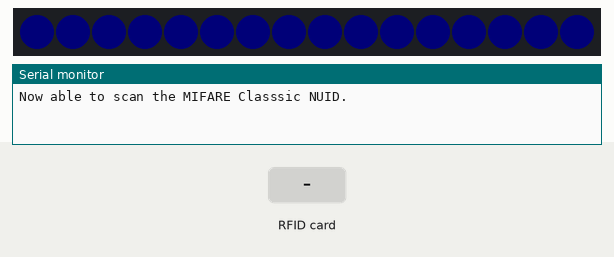
The sketch below on a simulated Arduino Uno, built with avr-gcc and run on an emulated ATmega328P. Shown: 16 RGB LEDs in strip order, left to right, the last lines printed to the serial monitor. The test bench sets the inputs (shaded band). Dim RGB values are drawn brighter than linear.

Above: at 1.0 s.
2.7 s: RFID card 90 FB 78 A2 held to the reader
At 2.78 s:
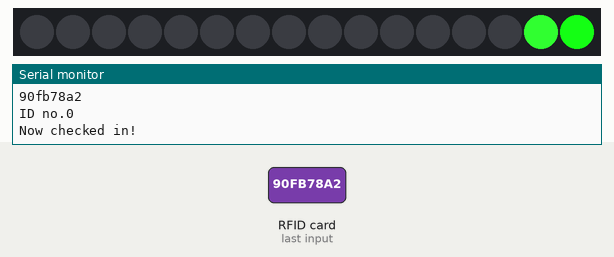
4.6 s: RFID card 5E 7A 19 C4 held to the reader
At 5.13 s:
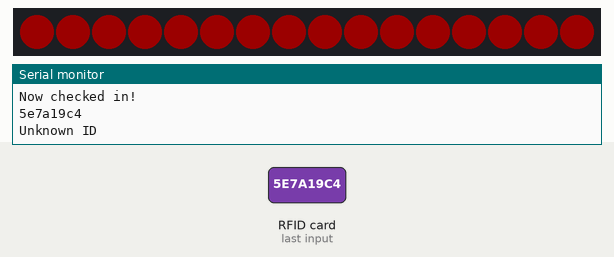
7.6 s: RFID card 90 FB 78 A2 held to the reader
At 8.21 s:
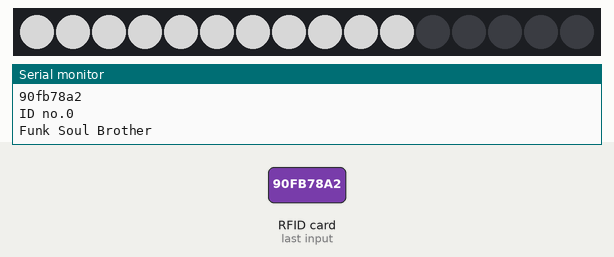
10.6 s: RFID card 3E A8 82 B9 held to the reader
At 13.1 s:
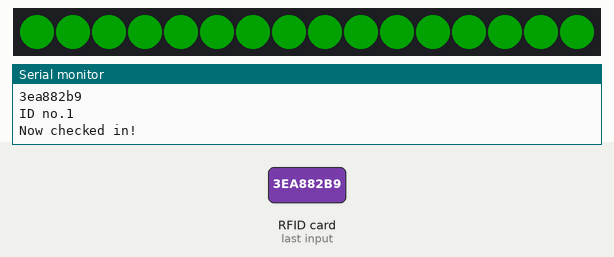
Timing chart, 0 to 14.6 s (numbered marks = the images above; inputs shaded):
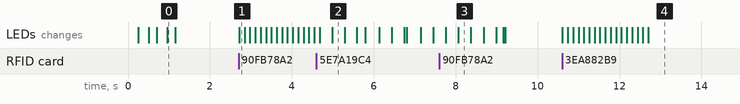

Measured:
- after the input at 2.7 s, the LEDs: change at once (image 1)
- after the input at 10.6 s, the LEDs: first change at once (image 4 shows a later state)

The sketch:

CheckIn.ino
```cpp
//////////////////////
// RFID Reader Initializing
//////////////////////

#include <SPI.h>
#include <MFRC522.h>

constexpr uint8_t RST_PIN = 9;
constexpr uint8_t SS_PIN = 10;

MFRC522 rfid(SS_PIN, RST_PIN);    // Instance of the class

// Define tags & states that will be recognized
#include "tagIDs.h"

char knownID[6][9] = {ID0,  // White Card  90fb78a2
                      ID1,  // Blue Tag    3ea882b9
                      ID2,
                      ID3,
                      ID4,
                      ID5};

int  IDState[6] = {0, 0, 0, 0, 0, 0,};

//////////////////////
//LED Ring Initializing
//////////////////////

#include <Adafruit_NeoPixel.h>
#include "Definitions.h"

#define PIN 4
#define LED_COUNT 16

// Create an instance of the Adafruit_NeoPixel class called "leds".
Adafruit_NeoPixel leds = Adafruit_NeoPixel(LED_COUNT, PIN, NEO_GRB + NEO_KHZ800);


//////////////////////
// Setup
//////////////////////

void setup(){

  Serial.begin(9600); // Init Console
  SPI.begin();        // Init SPI bus
  rfid.PCD_Init();    // Init MFRC522

  Serial.println("Now able to scan the MIFARE Classsic NUID.");

  leds.begin();  // Call this to start up the LED strip.

  // Blink 3 times blue
  for (int i=0; i<3; i++){
    setLEDs(BLUE, 10);
    leds.show();
    delay(200);
    clearLEDs();   // This function, defined below, turns all LEDs off...
    leds.show();   // ...but the LEDs don't actually update until you call this.
    delay(250);
  }
}

//////////////////////
// Loop
//////////////////////

void loop(){

// The loop will continuously check for a present RFID tag.
//    1. Check for a tag
//    1. Check the ID
//    2. Check if ID is known
//    3. Toggle check-in/out state
//    4. Perform according action on LED strip
//    5. Write to webpage


  // Look for new cards
  if ( ! rfid.PICC_IsNewCardPresent())
    return;
  // Verify if the NUID has been read
  if ( !rfid.PICC_ReadCardSerial())
    return;

  // Check if the PICC is of Classic MIFARE type
  MFRC522::PICC_Type piccType = rfid.PICC_GetType(rfid.uid.sak);
  if (piccType != MFRC522::PICC_TYPE_MIFARE_MINI &&
    piccType != MFRC522::PICC_TYPE_MIFARE_1K &&
    piccType != MFRC522::PICC_TYPE_MIFARE_4K) {
    Serial.println(F("Your tag is not of type MIFARE Classic."));
    return;
  }

  // Create string for scannedTagID
  char scannedTagID[9];
  sprintf(scannedTagID, "%02x%02x%02x%02x", rfid.uid.uidByte[0], rfid.uid.uidByte[1], rfid.uid.uidByte[2], rfid.uid.uidByte[3]);

  Serial.println("");
  Serial.println(scannedTagID);

  // Check if scanned tag is known, and which ID number it is
  boolean checkFound = false;
  for (int i=0; i<6; i++){
    if (strcmp(scannedTagID, knownID[i]) == 0){
      int currentID = i;
      checkFound = true;
      Serial.print("ID no.");
      Serial.println(i);

      if (IDState[i] == 0){       //Currently logged out, so trying to log in
        IDState[i] = 1;
        Serial.println("Now checked in!");
        showCheckIn(130);
      }
      else if (IDState[i] == 1){  //Currently logged in, so trying to log out
        IDState[i] = 0;
        Serial.println("Funk Soul Brother");
        showCheckOut(20);
      }
      else{                       // This should never happen, so show in console if it does
        Serial.println("Wrong IDState");
        Serial.println("Current ID: ");
        Serial.print  (scannedTagID);
        Serial.println("State:      ");
        Serial.print  (IDState[i]);
      }
    }
  }

  if (!checkFound){
      Serial.println("Unknown ID");
      showUnknown(4); showUnknown(4); showUnknown(4);
  }

  // Halt PICC
  rfid.PICC_HaltA();
  // Stop encryption on PCD
  rfid.PCD_StopCrypto1();
}

//////////////////////
// Define functions
//////////////////////

void checkState(){


 }

void showCheckIn(byte wait){
    clearLEDs();leds.show();
    for (int i=LED_COUNT-1; i>=0; i--){
      leds.setPixelColor(i+1, DARKDARKGREEN);
      leds.setPixelColor(i, SUPERGREEN);
      leds.setPixelColor(i-1, LIGHTGREEN);
      leds.show();
      delay(wait);
    }
    leds.setPixelColor(0, DARKDARKGREEN);
    leds.show();
}

void showCheckOut(byte wait){
    clearLEDs();leds.show();
    for (int i=0; i<LED_COUNT; i++){
      //clearLEDs();  // Turn off all LEDs
      leds.setPixelColor(i, GREY50);  // Set just this one
      leds.show();
      delay(wait);
    }
    for (int i=100; i>0; i--){
      setLEDs(GREY50, i);
      leds.show();
      delay(10);
    }

}

void showUnknown(byte wait){
    // What if the RFID tag is recognized, yet unknown

    clearLEDs();leds.show();
    pulseLEDs(RED, 1, wait); // color, step size (percentage), wait time
}

void readError(){
    // What if the RFID tag is not read properly

}

//////////////////////
// Define subfunctions
//////////////////////

void pulseLEDs(unsigned long color, byte res, byte wait){
  // This functions fades all LEDs simultaneously up and down


  // Fade up...
  for (int i=0; i<100; i=i+res){
    setLEDs(color, i);
    leds.show();
    delay(wait);
  }

  // ...and back!
  for (int i=100; i>0; i=i-res){
    setLEDs(color, i);
    leds.show();
    delay(wait);
  }
}

void clearLEDs(){
  for (int i=0; i<LED_COUNT; i++)
  {
    leds.setPixelColor(i, 0);
  }
}

void setLEDs(unsigned long color, float intensity){
  // This function assigns the same color to all LEDs
  // !!! Is there a way that the second argument does not have to be included? (Standard to 100)

  // Split the color into its RGB components (so we can factorize them individually)
  byte red = (color & 0xFF0000) >> 16;
  byte green = (color & 0x00FF00) >> 8;
  byte blue = (color & 0x0000FF);

  // Squaring the intensity factor gives a visually better change
  float s = (intensity/100)*(intensity/100);

  // Set all LEDs to this color
  for (int i=0; i<LED_COUNT; i++)
  {
    leds.setPixelColor(i, red*s, green*s, blue*s);
  }
}
```

Definitions.h
```cpp
/*
  Bunches of definitions for the WS2812 Breakout Board example code */


/* A world of colors to set your LED to
  Standard HTML Color Codes sorted by Hex Value
    to see the colors in action, check out:
   http://www.w3schools.com/html/html_colorvalues.asp */

#define WHITE			0xFFFFFF
#define GREY50    0x888888
#define BLACK			0x000000

#define BLUE			0x0000FF
#define GREEN			0x008000
#define YELLOW    0xFFFF00
#define ORANGE	  0xFFA500
#define RED       0xFF0000
#define PINK			0xFF3333


#define SUPERGREEN  	0x14FF14
#define LIGHTGREEN		0x30FF30
#define DARKGREEN		  0x006400
#define DARKDARKGREEN 0x002200
```

tagIDs.h
```cpp
/*
	Defines the allowed tags */

#define ID0 "90fb78a2"
#define ID1 "3ea882b9" //3ea882b9
#define ID2 "00000000"
#define ID3 "00000000"
#define ID4 "00000000"
#define ID5 "00000000"
#define ID6 "00000000"
```
